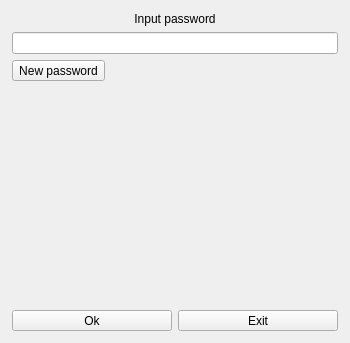
<?xml version="1.0" encoding="UTF-8"?>
<ui version="4.0">
 <class>LoginDialog</class>
 <widget class="QDialog" name="LoginDialog">
  <property name="geometry">
   <rect>
    <x>0</x>
    <y>0</y>
    <width>350</width>
    <height>343</height>
   </rect>
  </property>
  <property name="sizePolicy">
   <sizepolicy hsizetype="Fixed" vsizetype="Fixed">
    <horstretch>0</horstretch>
    <verstretch>0</verstretch>
   </sizepolicy>
  </property>
  <property name="minimumSize">
   <size>
    <width>350</width>
    <height>0</height>
   </size>
  </property>
  <property name="maximumSize">
   <size>
    <width>350</width>
    <height>16777215</height>
   </size>
  </property>
  <property name="windowTitle">
   <string/>
  </property>
  <layout class="QVBoxLayout" name="verticalLayout" stretch="0">
   <property name="spacing">
    <number>6</number>
   </property>
   <property name="leftMargin">
    <number>12</number>
   </property>
   <property name="topMargin">
    <number>12</number>
   </property>
   <property name="rightMargin">
    <number>12</number>
   </property>
   <property name="bottomMargin">
    <number>12</number>
   </property>
   <item>
    <widget class="QStackedWidget" name="stackedWidget">
     <property name="currentIndex">
      <number>0</number>
     </property>
     <widget class="QWidget" name="loginPage">
      <layout class="QVBoxLayout" name="verticalLayout_2">
       <property name="spacing">
        <number>6</number>
       </property>
       <property name="leftMargin">
        <number>0</number>
       </property>
       <property name="topMargin">
        <number>0</number>
       </property>
       <property name="rightMargin">
        <number>0</number>
       </property>
       <property name="bottomMargin">
        <number>0</number>
       </property>
       <item>
        <widget class="QLabel" name="titleLabel">
         <property name="text">
          <string>Input password</string>
         </property>
         <property name="alignment">
          <set>Qt::AlignCenter</set>
         </property>
         <property name="indent">
          <number>0</number>
         </property>
        </widget>
       </item>
       <item>
        <widget class="QLineEdit" name="passwordLineEdit"/>
       </item>
       <item>
        <widget class="QToolButton" name="newPasswordButton">
         <property name="text">
          <string>New password</string>
         </property>
        </widget>
       </item>
       <item>
        <widget class="QLabel" name="errorLabel">
         <property name="text">
          <string/>
         </property>
         <property name="alignment">
          <set>Qt::AlignCenter</set>
         </property>
        </widget>
       </item>
       <item>
        <spacer name="verticalSpacer">
         <property name="orientation">
          <enum>Qt::Vertical</enum>
         </property>
         <property name="sizeHint" stdset="0">
          <size>
           <width>20</width>
           <height>40</height>
          </size>
         </property>
        </spacer>
       </item>
       <item>
        <layout class="QHBoxLayout" name="buttonLayout">
         <item>
          <widget class="QToolButton" name="okButton">
           <property name="sizePolicy">
            <sizepolicy hsizetype="Expanding" vsizetype="Fixed">
             <horstretch>0</horstretch>
             <verstretch>0</verstretch>
            </sizepolicy>
           </property>
           <property name="text">
            <string>Ok</string>
           </property>
          </widget>
         </item>
         <item>
          <widget class="QToolButton" name="exitButton">
           <property name="sizePolicy">
            <sizepolicy hsizetype="Expanding" vsizetype="Fixed">
             <horstretch>0</horstretch>
             <verstretch>0</verstretch>
            </sizepolicy>
           </property>
           <property name="text">
            <string>Exit</string>
           </property>
          </widget>
         </item>
        </layout>
       </item>
      </layout>
     </widget>
     <widget class="QWidget" name="setPasswordPage">
      <layout class="QVBoxLayout" name="verticalLayout_6">
       <property name="spacing">
        <number>6</number>
       </property>
       <property name="leftMargin">
        <number>0</number>
       </property>
       <property name="topMargin">
        <number>0</number>
       </property>
       <property name="rightMargin">
        <number>0</number>
       </property>
       <property name="bottomMargin">
        <number>0</number>
       </property>
       <item>
        <widget class="QFrame" name="oldPasswordFrame">
         <layout class="QVBoxLayout" name="verticalLayout_3">
          <item>
           <widget class="QLabel" name="oldPasswordLabel">
            <property name="text">
             <string>Input old password</string>
            </property>
           </widget>
          </item>
          <item>
           <widget class="QLineEdit" name="oldPasswordLineEdit"/>
          </item>
         </layout>
        </widget>
       </item>
       <item>
        <widget class="QFrame" name="newPasswordFrame">
         <layout class="QVBoxLayout" name="verticalLayout_4">
          <item>
           <layout class="QHBoxLayout" name="horizontalLayout_2">
            <item>
             <widget class="QLabel" name="newPasswordLabel">
              <property name="text">
               <string>Input new password</string>
              </property>
             </widget>
            </item>
            <item>
             <spacer name="horizontalSpacer">
              <property name="orientation">
               <enum>Qt::Horizontal</enum>
              </property>
              <property name="sizeHint" stdset="0">
               <size>
                <width>40</width>
                <height>20</height>
               </size>
              </property>
             </spacer>
            </item>
            <item>
             <widget class="QToolButton" name="generateButton">
              <property name="text">
               <string>Generate</string>
              </property>
             </widget>
            </item>
           </layout>
          </item>
          <item>
           <widget class="QLineEdit" name="newPasswordLineEdit"/>
          </item>
         </layout>
        </widget>
       </item>
       <item>
        <widget class="QFrame" name="repeatPasswordFrame">
         <layout class="QVBoxLayout" name="verticalLayout_5">
          <item>
           <widget class="QLabel" name="repeatPasswordLabel">
            <property name="text">
             <string>Repeat new password</string>
            </property>
           </widget>
          </item>
          <item>
           <widget class="QLineEdit" name="repeatPasswordLineEdit"/>
          </item>
         </layout>
        </widget>
       </item>
       <item>
        <widget class="QLabel" name="errorNewPasswordLabel">
         <property name="text">
          <string/>
         </property>
         <property name="alignment">
          <set>Qt::AlignCenter</set>
         </property>
         <property name="indent">
          <number>0</number>
         </property>
        </widget>
       </item>
       <item>
        <spacer name="verticalSpacer_2">
         <property name="orientation">
          <enum>Qt::Vertical</enum>
         </property>
         <property name="sizeHint" stdset="0">
          <size>
           <width>20</width>
           <height>40</height>
          </size>
         </property>
        </spacer>
       </item>
       <item>
        <layout class="QHBoxLayout" name="horizontalLayout">
         <item>
          <widget class="QToolButton" name="saveButton">
           <property name="sizePolicy">
            <sizepolicy hsizetype="Expanding" vsizetype="Fixed">
             <horstretch>0</horstretch>
             <verstretch>0</verstretch>
            </sizepolicy>
           </property>
           <property name="text">
            <string>Save</string>
           </property>
          </widget>
         </item>
         <item>
          <widget class="QToolButton" name="cancelButton">
           <property name="sizePolicy">
            <sizepolicy hsizetype="Expanding" vsizetype="Fixed">
             <horstretch>0</horstretch>
             <verstretch>0</verstretch>
            </sizepolicy>
           </property>
           <property name="text">
            <string>Cancel</string>
           </property>
          </widget>
         </item>
        </layout>
       </item>
      </layout>
     </widget>
    </widget>
   </item>
  </layout>
 </widget>
 <resources/>
 <connections/>
</ui>
